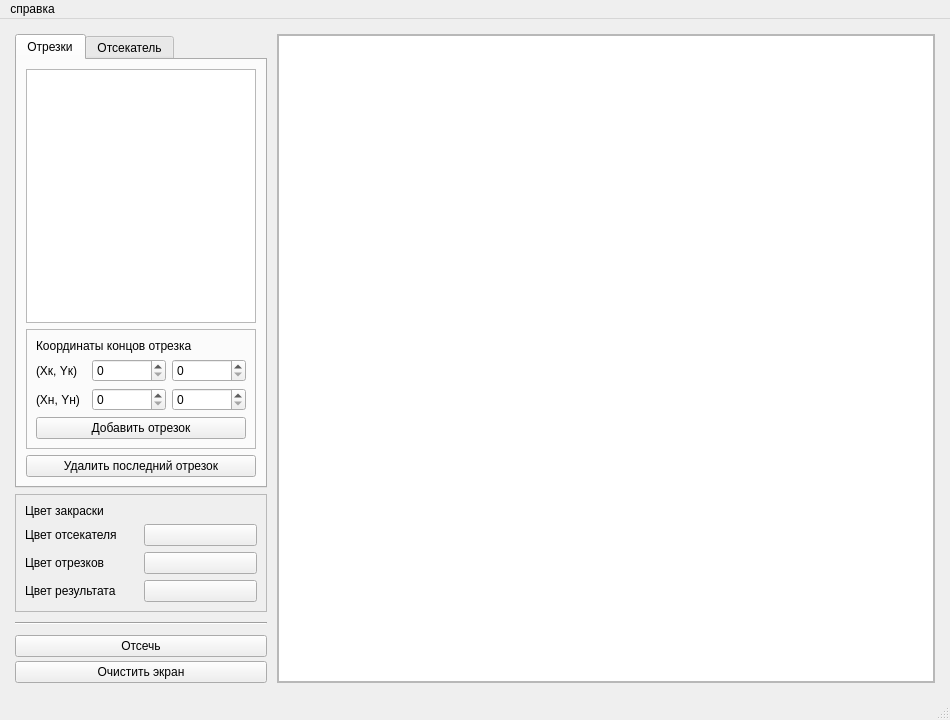
<?xml version="1.0" encoding="UTF-8"?>
<ui version="4.0">
 <class>MainWindow</class>
 <widget class="QMainWindow" name="MainWindow">
  <property name="geometry">
   <rect>
    <x>0</x>
    <y>0</y>
    <width>950</width>
    <height>720</height>
   </rect>
  </property>
  <property name="minimumSize">
   <size>
    <width>850</width>
    <height>700</height>
   </size>
  </property>
  <property name="windowTitle">
   <string>MainWindow</string>
  </property>
  <widget class="QWidget" name="centralwidget">
   <property name="sizePolicy">
    <sizepolicy hsizetype="Preferred" vsizetype="Preferred">
     <horstretch>0</horstretch>
     <verstretch>0</verstretch>
    </sizepolicy>
   </property>
   <layout class="QVBoxLayout" name="verticalLayout_3">
    <item>
     <layout class="QHBoxLayout" name="horizontalLayout">
      <property name="spacing">
       <number>10</number>
      </property>
      <property name="sizeConstraint">
       <enum>QLayout::SetDefaultConstraint</enum>
      </property>
      <property name="leftMargin">
       <number>6</number>
      </property>
      <property name="topMargin">
       <number>6</number>
      </property>
      <property name="rightMargin">
       <number>6</number>
      </property>
      <property name="bottomMargin">
       <number>6</number>
      </property>
      <item>
       <layout class="QVBoxLayout" name="verticalLayout">
        <property name="spacing">
         <number>10</number>
        </property>
        <property name="sizeConstraint">
         <enum>QLayout::SetDefaultConstraint</enum>
        </property>
        <item>
         <layout class="QVBoxLayout" name="topLayout">
          <property name="spacing">
           <number>6</number>
          </property>
          <item>
           <widget class="QTabWidget" name="tabWidget">
            <property name="sizePolicy">
             <sizepolicy hsizetype="Preferred" vsizetype="Expanding">
              <horstretch>0</horstretch>
              <verstretch>0</verstretch>
             </sizepolicy>
            </property>
            <property name="currentIndex">
             <number>0</number>
            </property>
            <widget class="QWidget" name="LinesTab">
             <attribute name="title">
              <string>Отрезки</string>
             </attribute>
             <layout class="QVBoxLayout" name="verticalLayout_7">
              <item>
               <widget class="QTableView" name="linesTableView">
                <property name="sizePolicy">
                 <sizepolicy hsizetype="Ignored" vsizetype="Expanding">
                  <horstretch>0</horstretch>
                  <verstretch>0</verstretch>
                 </sizepolicy>
                </property>
                <property name="minimumSize">
                 <size>
                  <width>230</width>
                  <height>0</height>
                 </size>
                </property>
               </widget>
              </item>
              <item>
               <widget class="QFrame" name="addLineFrame">
                <property name="frameShape">
                 <enum>QFrame::StyledPanel</enum>
                </property>
                <property name="frameShadow">
                 <enum>QFrame::Raised</enum>
                </property>
                <layout class="QVBoxLayout" name="verticalLayout_4">
                 <item>
                  <widget class="QLabel" name="addLineLabel">
                   <property name="text">
                    <string>Координаты концов отрезка</string>
                   </property>
                  </widget>
                 </item>
                 <item>
                  <layout class="QGridLayout" name="addPointInputGrid_6" columnminimumwidth="50,0,0">
                   <item row="1" column="1">
                    <widget class="QSpinBox" name="lineEndX_SB">
                     <property name="maximum">
                      <number>600</number>
                     </property>
                    </widget>
                   </item>
                   <item row="1" column="2">
                    <widget class="QSpinBox" name="lineEndY_SB">
                     <property name="maximum">
                      <number>600</number>
                     </property>
                    </widget>
                   </item>
                   <item row="1" column="0">
                    <widget class="QLabel" name="lineEndLabel">
                     <property name="sizePolicy">
                      <sizepolicy hsizetype="Maximum" vsizetype="Preferred">
                       <horstretch>0</horstretch>
                       <verstretch>0</verstretch>
                      </sizepolicy>
                     </property>
                     <property name="text">
                      <string>(Xк, Yк)</string>
                     </property>
                    </widget>
                   </item>
                  </layout>
                 </item>
                 <item>
                  <layout class="QGridLayout" name="addPointInputGrid_5" columnminimumwidth="50,0,0">
                   <item row="1" column="1">
                    <widget class="QSpinBox" name="lineBeginX_SB">
                     <property name="maximum">
                      <number>600</number>
                     </property>
                    </widget>
                   </item>
                   <item row="1" column="2">
                    <widget class="QSpinBox" name="lineBeginY_SB">
                     <property name="maximum">
                      <number>600</number>
                     </property>
                    </widget>
                   </item>
                   <item row="1" column="0">
                    <widget class="QLabel" name="lineBeginLabel">
                     <property name="sizePolicy">
                      <sizepolicy hsizetype="Maximum" vsizetype="Preferred">
                       <horstretch>0</horstretch>
                       <verstretch>0</verstretch>
                      </sizepolicy>
                     </property>
                     <property name="text">
                      <string>(Xн, Yн)</string>
                     </property>
                    </widget>
                   </item>
                  </layout>
                 </item>
                 <item>
                  <widget class="QPushButton" name="addLineButton">
                   <property name="text">
                    <string>Добавить отрезок</string>
                   </property>
                  </widget>
                 </item>
                </layout>
               </widget>
              </item>
              <item>
               <widget class="QPushButton" name="removeLastLineButton">
                <property name="text">
                 <string>Удалить последний отрезок</string>
                </property>
               </widget>
              </item>
             </layout>
            </widget>
            <widget class="QWidget" name="cutterTab">
             <attribute name="title">
              <string>Отсекатель</string>
             </attribute>
             <layout class="QVBoxLayout" name="verticalLayout_8">
              <item>
               <widget class="QTableView" name="cutterTableView">
                <property name="sizePolicy">
                 <sizepolicy hsizetype="Ignored" vsizetype="Expanding">
                  <horstretch>0</horstretch>
                  <verstretch>0</verstretch>
                 </sizepolicy>
                </property>
               </widget>
              </item>
              <item>
               <widget class="QFrame" name="addCutterPointFrame">
                <property name="frameShape">
                 <enum>QFrame::StyledPanel</enum>
                </property>
                <property name="frameShadow">
                 <enum>QFrame::Raised</enum>
                </property>
                <layout class="QVBoxLayout" name="verticalLayout_9">
                 <item>
                  <widget class="QLabel" name="cutterPointLabel">
                   <property name="text">
                    <string>Координаты вершины</string>
                   </property>
                  </widget>
                 </item>
                 <item>
                  <layout class="QGridLayout" name="addCutterPointInputGrid" columnminimumwidth="50,0,0">
                   <item row="1" column="1">
                    <widget class="QSpinBox" name="cutterPointX_SB">
                     <property name="maximum">
                      <number>600</number>
                     </property>
                    </widget>
                   </item>
                   <item row="1" column="2">
                    <widget class="QSpinBox" name="cutterPointY_SB">
                     <property name="maximum">
                      <number>600</number>
                     </property>
                    </widget>
                   </item>
                   <item row="1" column="0">
                    <widget class="QLabel" name="cutterPointXY_label">
                     <property name="sizePolicy">
                      <sizepolicy hsizetype="Maximum" vsizetype="Preferred">
                       <horstretch>0</horstretch>
                       <verstretch>0</verstretch>
                      </sizepolicy>
                     </property>
                     <property name="text">
                      <string>(X, Y)</string>
                     </property>
                    </widget>
                   </item>
                  </layout>
                 </item>
                 <item>
                  <widget class="QPushButton" name="addCutterPointButton">
                   <property name="text">
                    <string>Добавить вершину отсекателя</string>
                   </property>
                  </widget>
                 </item>
                </layout>
               </widget>
              </item>
              <item>
               <widget class="QPushButton" name="closeCutterButton">
                <property name="text">
                 <string>Замкнуть отсекатель</string>
                </property>
               </widget>
              </item>
              <item>
               <widget class="QPushButton" name="removeLastCutterPointBtn">
                <property name="text">
                 <string>Удалить последнюю вершину</string>
                </property>
               </widget>
              </item>
             </layout>
            </widget>
           </widget>
          </item>
          <item>
           <widget class="QFrame" name="colorChoiceFrame">
            <property name="frameShape">
             <enum>QFrame::StyledPanel</enum>
            </property>
            <layout class="QVBoxLayout" name="verticalLayout_5">
             <item>
              <widget class="QLabel" name="colorFrameLabel">
               <property name="text">
                <string>Цвет закраски</string>
               </property>
              </widget>
             </item>
             <item>
              <layout class="QGridLayout" name="colorChoiceGrid">
               <item row="2" column="0">
                <widget class="QLabel" name="label_4">
                 <property name="text">
                  <string>Цвет отрезков</string>
                 </property>
                </widget>
               </item>
               <item row="1" column="0">
                <widget class="QLabel" name="label_3">
                 <property name="text">
                  <string>Цвет отсекателя</string>
                 </property>
                </widget>
               </item>
               <item row="1" column="1">
                <widget class="QPushButton" name="cutterColorChoiceBtn">
                 <property name="text">
                  <string/>
                 </property>
                </widget>
               </item>
               <item row="3" column="0">
                <widget class="QLabel" name="label_5">
                 <property name="text">
                  <string>Цвет результата</string>
                 </property>
                </widget>
               </item>
               <item row="2" column="1">
                <widget class="QPushButton" name="linesColorChoiceBtn">
                 <property name="text">
                  <string/>
                 </property>
                </widget>
               </item>
               <item row="3" column="1">
                <widget class="QPushButton" name="resColorChoiceBtn">
                 <property name="text">
                  <string/>
                 </property>
                </widget>
               </item>
              </layout>
             </item>
            </layout>
           </widget>
          </item>
         </layout>
        </item>
        <item>
         <widget class="Line" name="line">
          <property name="orientation">
           <enum>Qt::Horizontal</enum>
          </property>
         </widget>
        </item>
        <item>
         <layout class="QVBoxLayout" name="bottomLayout">
          <property name="spacing">
           <number>4</number>
          </property>
          <item>
           <widget class="QPushButton" name="cutoffButton">
            <property name="text">
             <string>Отсечь</string>
            </property>
           </widget>
          </item>
          <item>
           <widget class="QPushButton" name="cleanScreenButton">
            <property name="text">
             <string>Очистить экран</string>
            </property>
           </widget>
          </item>
         </layout>
        </item>
       </layout>
      </item>
      <item>
       <widget class="QFrame" name="graphicsViewFrame">
        <property name="sizePolicy">
         <sizepolicy hsizetype="Expanding" vsizetype="Preferred">
          <horstretch>0</horstretch>
          <verstretch>0</verstretch>
         </sizepolicy>
        </property>
        <property name="frameShape">
         <enum>QFrame::StyledPanel</enum>
        </property>
        <property name="frameShadow">
         <enum>QFrame::Raised</enum>
        </property>
        <layout class="QVBoxLayout" name="verticalLayout_2">
         <property name="leftMargin">
          <number>0</number>
         </property>
         <property name="topMargin">
          <number>0</number>
         </property>
         <property name="rightMargin">
          <number>0</number>
         </property>
         <property name="bottomMargin">
          <number>0</number>
         </property>
         <item>
          <widget class="QGraphicsView" name="graphicsView"/>
         </item>
        </layout>
       </widget>
      </item>
     </layout>
    </item>
   </layout>
  </widget>
  <widget class="QMenuBar" name="menubar">
   <property name="geometry">
    <rect>
     <x>0</x>
     <y>0</y>
     <width>950</width>
     <height>21</height>
    </rect>
   </property>
   <widget class="QMenu" name="help">
    <property name="title">
     <string>справка</string>
    </property>
    <addaction name="action"/>
    <addaction name="aboutTaskAction"/>
   </widget>
   <addaction name="help"/>
  </widget>
  <widget class="QStatusBar" name="statusbar"/>
  <action name="fileImportAction">
   <property name="text">
    <string>импорт модели</string>
   </property>
  </action>
  <action name="aboutTaskAction">
   <property name="text">
    <string>О программе</string>
   </property>
  </action>
  <action name="fileExportAction">
   <property name="text">
    <string>экспорт модели</string>
   </property>
  </action>
  <action name="action">
   <property name="text">
    <string>Управление</string>
   </property>
  </action>
 </widget>
 <resources/>
 <connections/>
</ui>
